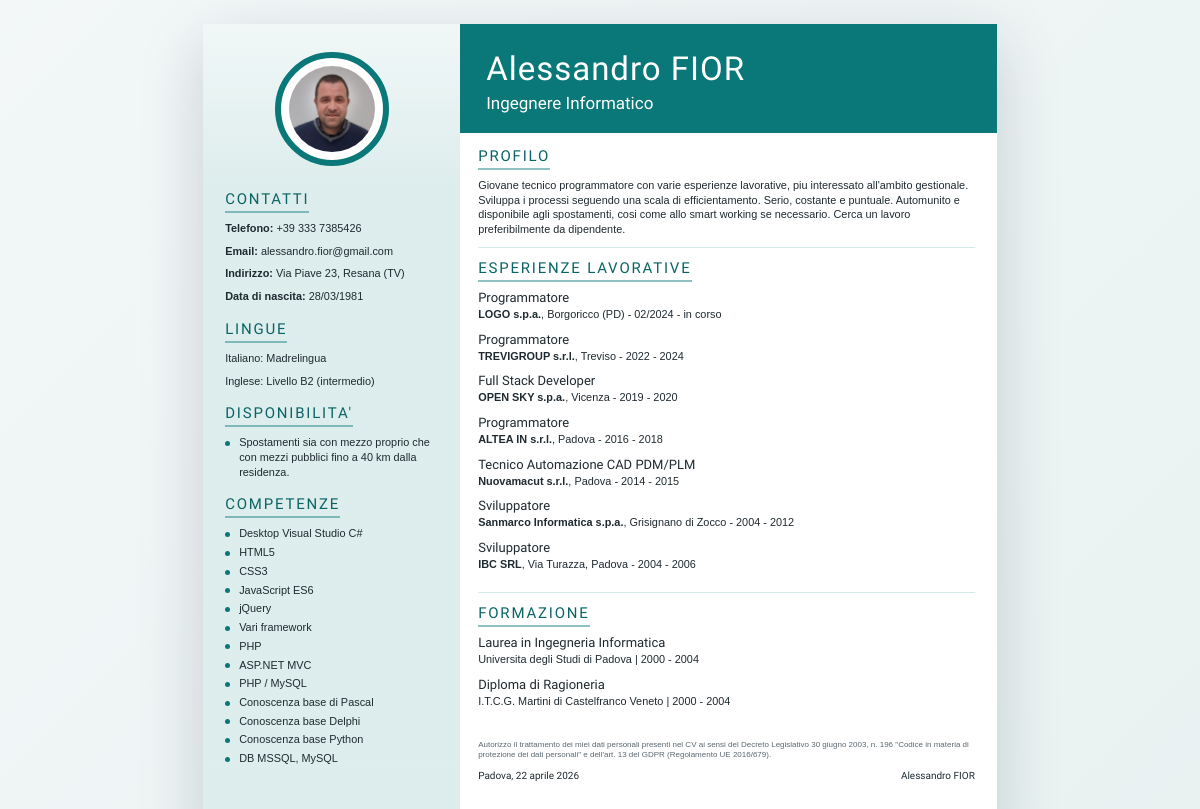
Before: /readonly/index.php with the older database file.
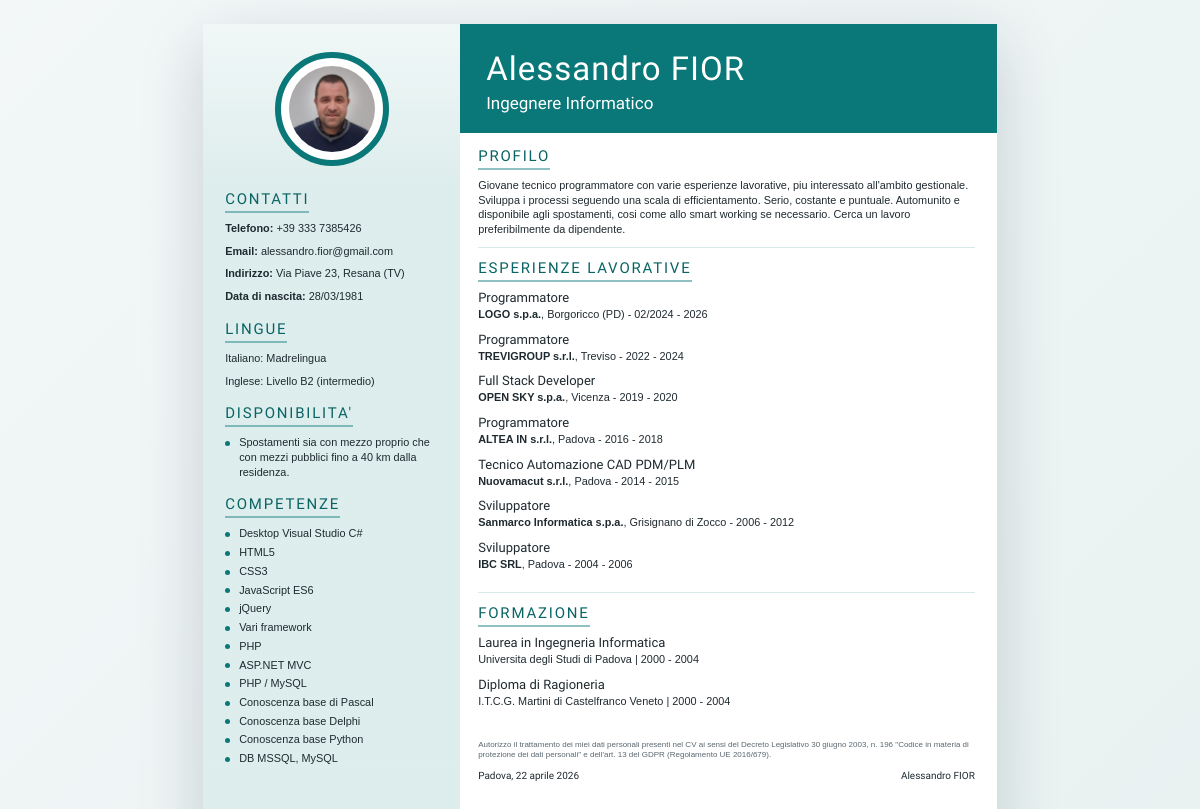
After: the same page with the newer database file.
### tables this page shows
CREATE TABLE experiences (
    id INTEGER PRIMARY KEY,
    role TEXT NOT NULL,
    company_id INTEGER NOT NULL,
    start_label TEXT NOT NULL,
    end_label TEXT NOT NULL,
    is_current INTEGER NOT NULL DEFAULT 0,
    sort_order INTEGER NOT NULL DEFAULT 0,
    FOREIGN KEY (company_id) REFERENCES companies(id) ON DELETE CASCADE
);

CREATE TABLE companies (
    id INTEGER PRIMARY KEY,
    name TEXT NOT NULL,
    location TEXT NOT NULL,
    sort_order INTEGER NOT NULL DEFAULT 0
);

### readonly/bootstrap.php (called while the page is built, shortened)
<?php
function db(): PDO
{
    static $pdo = null;
    if ($pdo instanceof PDO) {
        return $pdo;
    }
    $pdo = new PDO('sqlite:' . __DIR__ . '/data/cv.sqlite');
    $pdo->setAttribute(PDO::ATTR_ERRMODE, PDO::ERRMODE_EXCEPTION);
    $pdo->setAttribute(PDO::ATTR_DEFAULT_FETCH_MODE, PDO::FETCH_ASSOC);
    return $pdo;
}
function fetchOne(string $sql, array $params = []): array
{
    $stmt = db()->prepare($sql);
    $stmt->execute($params);
    return $stmt->fetch() ?: [];
}
function fetchAllRows(string $sql, array $params = []): array
{
    $stmt = db()->prepare($sql);
    $stmt->execute($params);
    return $stmt->fetchAll();
}

### readonly/index.php (the view, shortened to what the changed rows need)
<?php
require __DIR__ . '/bootstrap.php';
$profile = fetchOne('SELECT * FROM profile WHERE id = 1');
$experiences = fetchAllRows(
    'SELECT e.*, c.name AS company_name, c.location
     FROM experiences e
     INNER JOIN companies c ON c.id = e.company_id
     ORDER BY e.sort_order, e.id'
);
?>
<!DOCTYPE html>
<html lang="it">
<head>
  <link rel="stylesheet" href="styles.css">
</head>
<body>
  <main class="page">
    <aside class="sidebar">
      <section class="side-section">
        <h2 class="section-title">Contatti</h2>
      </section>
      <section class="side-section">
        <h2 class="section-title">Lingue</h2>
      </section>
      <section class="side-section">
        <h2 class="section-title">Disponibilita'</h2>
      </section>
      <section class="side-section">
        <h2 class="section-title">Competenze</h2>
      </section>
    </aside>
    <section class="content">
      <header class="hero">
        <div class="hero-text">
          <h1><?= htmlspecialchars($profile['full_name'] ?? '') ?></h1>
        </div>
      </header>
      <section class="content-section profile-section">
        <h2 class="section-title">Profilo</h2>
      </section>
      <section class="content-section">
        <h2 class="section-title">Esperienze Lavorative</h2>
        <?php foreach ($experiences as $experience): ?>
          <article class="experience-item">
            <h3><?= htmlspecialchars($experience['role']) ?></h3>
            <p class="experience-meta">
              <strong><?= htmlspecialchars($experience['company_name']) ?></strong>,
              <?= htmlspecialchars($experience['location']) ?>
              - <span class="date-range"><?= htmlspecialchars($experience['start_label']) ?> - <?= htmlspecialchars($experience['end_label']) ?></span>
            </p>
          </article>
        <?php endforeach; ?>
      </section>
      <section class="content-section education-section">
        <h2 class="section-title">Formazione</h2>
      </section>
    </section>
  </main>
</body>
</html>

Changed rows visible on the page:
changed experiences "LOGO s.p.a.": end_label "in corso" → "2026"
changed experiences "Sanmarco Informatica s.p.a.": start_label "2004" → "2006"
changed through a linked row, experiences "IBC SRL": company.location "Via Turazza, Padova" → "Padova"
